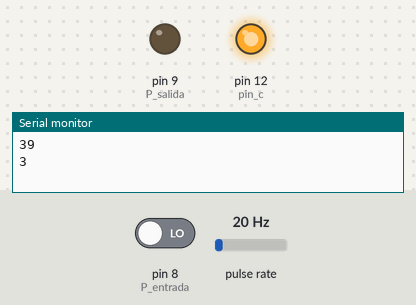
The sketch below on a simulated Arduino Uno, built with avr-gcc and run on an emulated ATmega328P. Parts: output pins drawn as LEDs (lit = HIGH), the last lines printed to the serial monitor. Wiring (inferred from the names in the program): pulse sensor: data pin 5. The inputs (shaded band) are chosen by the test bench; at power-on: pin 8 (P_entrada) LOW, pulse rate 20 Hz.

Above: at 1.2 s.
1.3 s: pin 8 (P_entrada) driven HIGH
At 2.8 s:
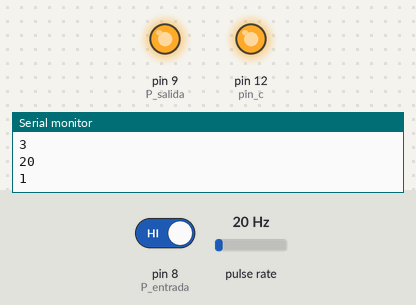
5.4 s: pin 8 (P_entrada) driven LOW
At 6.8 s:
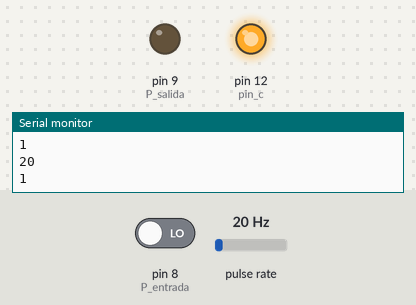
Timing chart, 0 to 8.4 s (numbered marks = the images above; inputs shaded):
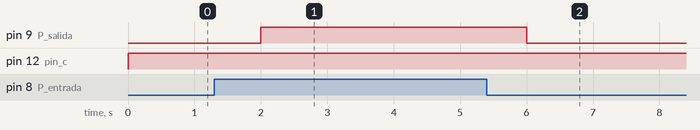

Measured:
- after the input at 1.3 s, pin 9 (P_salida): LOW → HIGH after 0.70 s
- after the input at 5.4 s, pin 9 (P_salida): HIGH → LOW after 0.60 s

The sketch:

Cont_pulsos.ino
```cpp
//CONTADOR DE PULSOS DE UN VENTILADOR DE COMPUTADORA SIN ESCOBILLAS

const int hardwareCounterPin = 5;   // Entrada del pin para el Timer(Contador)
int P_entrada = 8;     //Pines utilzados para mostrar la lectura y
int P_salida = 9;      //escritura del arduino en cuanto a la señal
int Valor = 0;
int pin_c = 12;        //Pin utilizado para saber si el contador funciona bien
int RPS =0;            //Variable para almacenar el valor de las RPM

const int samplePeriod = 1000;   // muestra de tiempo (1s)
unsigned int count;              //Variable del contador


void setup()
{
  Serial.begin(9600);
  pinMode(P_entrada, INPUT);
  pinMode(P_salida, OUTPUT);
  pinMode(pin_c, OUTPUT);

  TCCR1A=0;        // reset timer/counter control register A
}

void loop()
{
  Valor = digitalRead(P_entrada);   //Se lee la entrada y se asigna a Valor
  digitalWrite(P_salida,Valor);     //Se desplega en una salida
  digitalWrite(pin_c,HIGH);         //Se pone en alto para conocer cuando comienza a contar
  // Comienza el conteo
  bitSet(TCCR1B ,CS12);  // Counter Clock source is external pin
  bitSet(TCCR1B ,CS11);  // Clock on rising edge
  delay(samplePeriod);   //Tiempo que cuenta
  // Para de contar
  digitalWrite(pin_c,LOW);         //Se pone en bajo para fijar el periodo para comparar el conteo
  //delay(samplePeriod);   //Este retardo es para notar el cambio
  TCCR1B = 0;
  count = TCNT1;
  TCNT1 = 0;  // reset the hardware counter

  RPS = count / 12;     // Se calculan las RPS--Revoluciones por segundo

  //Nota... el valor "12" puede cambiar depende del numero de dientes que tenga
  //el encoder

     Serial.println(count);
     Serial.println(RPS);    //Se despliega el valor obtenido
}
```
